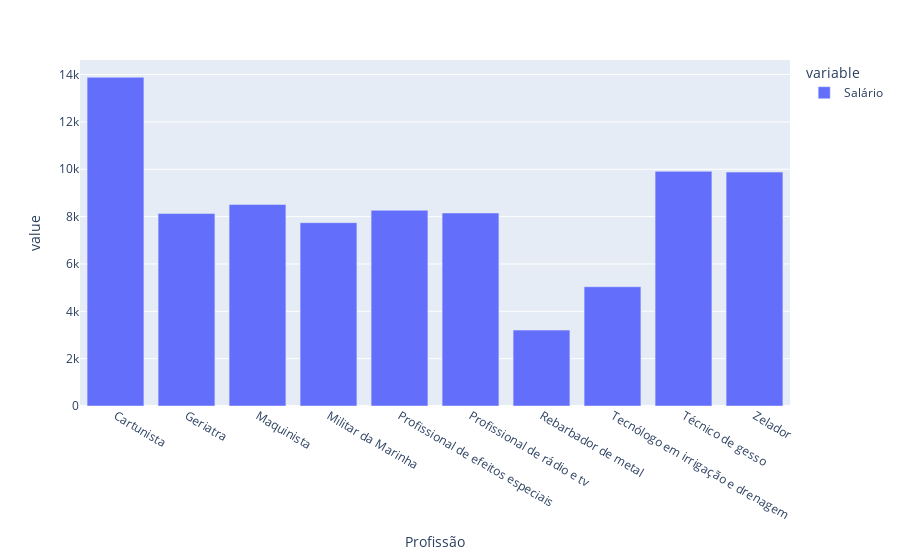

The notebook cell saved with this chart:
### Code cell
px.bar(df_agrupado)

### Figure 1 — Plotly figure (JSON) as saved in the notebook; plotly's stock layout.template omitted (floating-point values rounded to 4 significant figures)
{"data": [{"hovertemplate": "variable=Salário<br>Profissão=%{x}<br>value=%{y}<extra></extra>", "legendgroup": "Salário", "marker": {"color": "#636efa", "pattern": {"shape": ""}}, "name": "Salário", "orientation": "v", "showlegend": true, "textposition": "auto", "type": "bar", "x": ["Cartunista", "Geriatra", "Maquinista", "Militar da Marinha", "Profissional de efeitos especiais", "Profissional de rádio e tv", "Rebarbador de metal", "Tecnólogo em irrigação e drenagem", "Técnico de gesso", "Zelador"], "xaxis": "x", "y": [13880.0, 8128.0, 8513.0, 7744.0, 8269.0, 8153.0, 3206.0, 5038.0, 9911.0, 9881.0], "yaxis": "y"}], "layout": {"barmode": "relative", "legend": {"title": {"text": "variable"}, "tracegroupgap": 0}, "margin": {"t": 60}, "xaxis": {"anchor": "y", "domain": [0, 1], "title": {"text": "Profissão"}}, "yaxis": {"anchor": "x", "domain": [0, 1], "title": {"text": "value"}}}}
